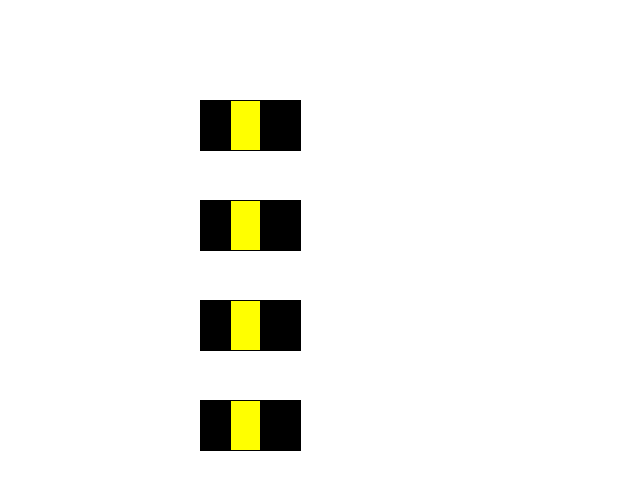
Frame 1 (no input)
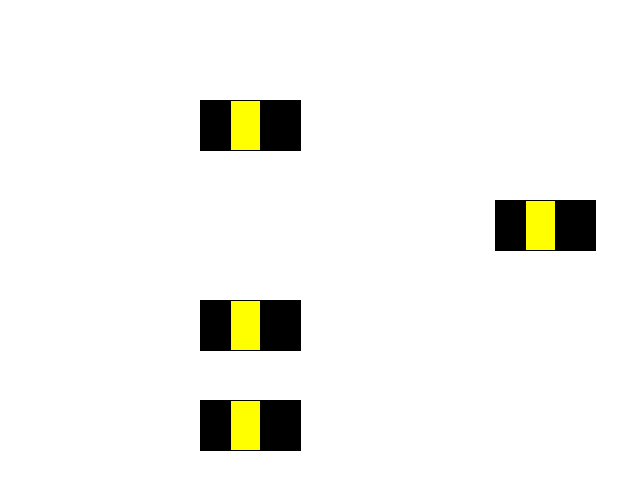
Frame 60 (the mouse pressed at the canvas centre just before this capture)
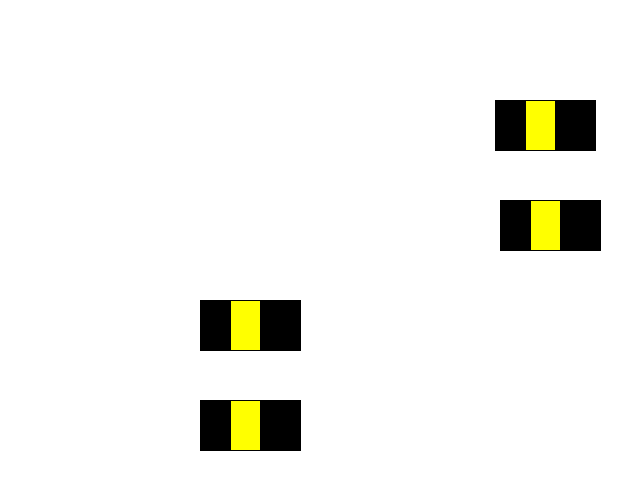
Frame 120 (the mouse held since frame 60 and released just before this capture)

The Processing sketch that drew these frames (run headless with seeded random() and noise(); from frame 60 on, the mouse is pressed at the canvas centre):

// Processing sketch: miTaxi
// ── miTaxi.pde
/*
Programación Basada en Objetos
(Object Oriented Programing - OOP)

Sergio Majluf
Noviembre 2016

*/

//Declarar una instancia (objeto) de la clase
Auto taxi1, taxi2, taxi3, taxi4;

void setup() {
  size(640, 480);
  taxi1 = new Auto (200, 100);
  taxi2 = new Auto (200, 200);
  taxi3 = new Auto (200, 300);
  taxi4 = new Auto (200, 400);
}

void draw() { 
  background(255);
  
  // llamamos a los metodos
  taxi1.dibuja();
  taxi2.dibuja();
  taxi3.dibuja();
  taxi4.dibuja();
 
  if(mousePressed){
    taxi1.avanza();
  } else {
    taxi2.avanza();
  }
}
// ── Auto.pde
// Creamos la CLASE con nuestro nombre
class Auto {
  float posX;
  float posY;
  float ancho = 100;
  float alto = 50;

  // Constructor
  Auto(float tX, float tY) {
    posX = tX;
    posY = tY;
  }
  
  // Método para dibujarlo
  void dibuja() {
    fill(0);
    rect(posX, posY, ancho, alto);
    fill(255, 255, 0);
    rect(posX+30, posY, 30, alto);
  }

  // Método para moverlo
  void avanza() {
    if (posX < width) {
      posX += 5;
    } else {
      posX = 0;
    }
  }
}
